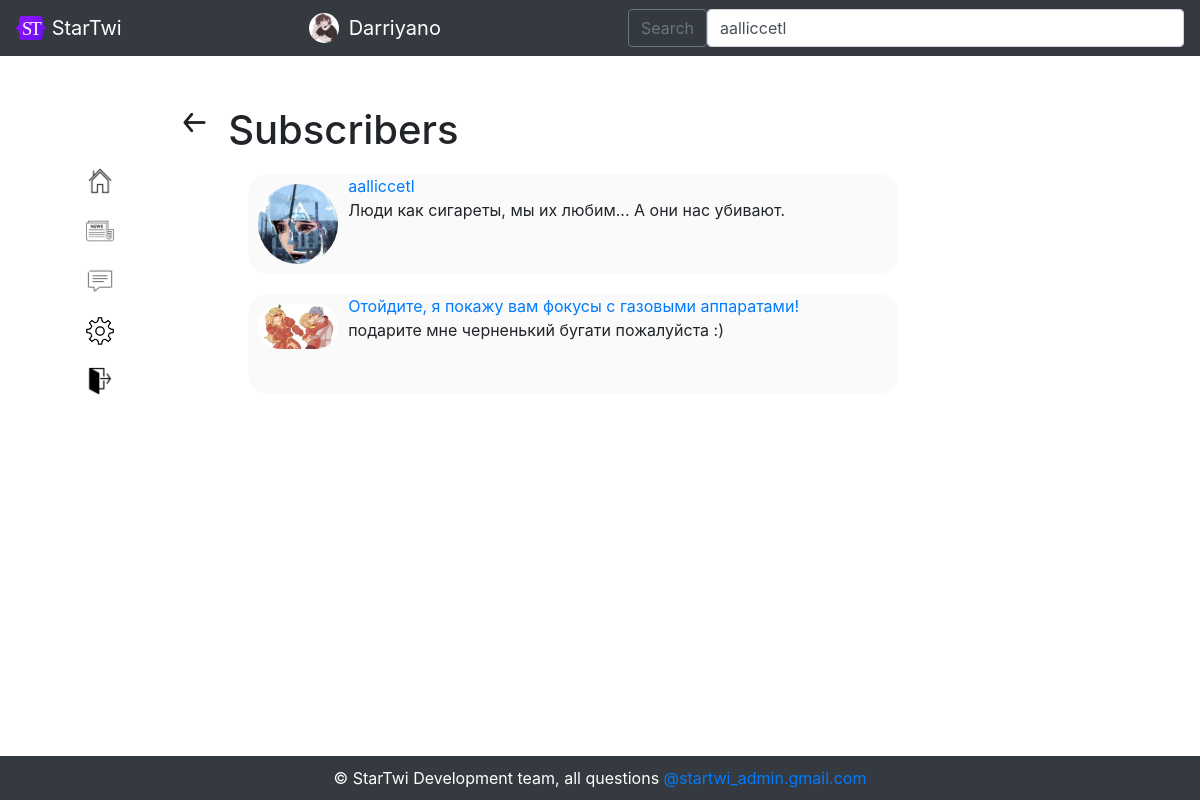
Before: /followers/Darriyano (signed in) with the older database file.
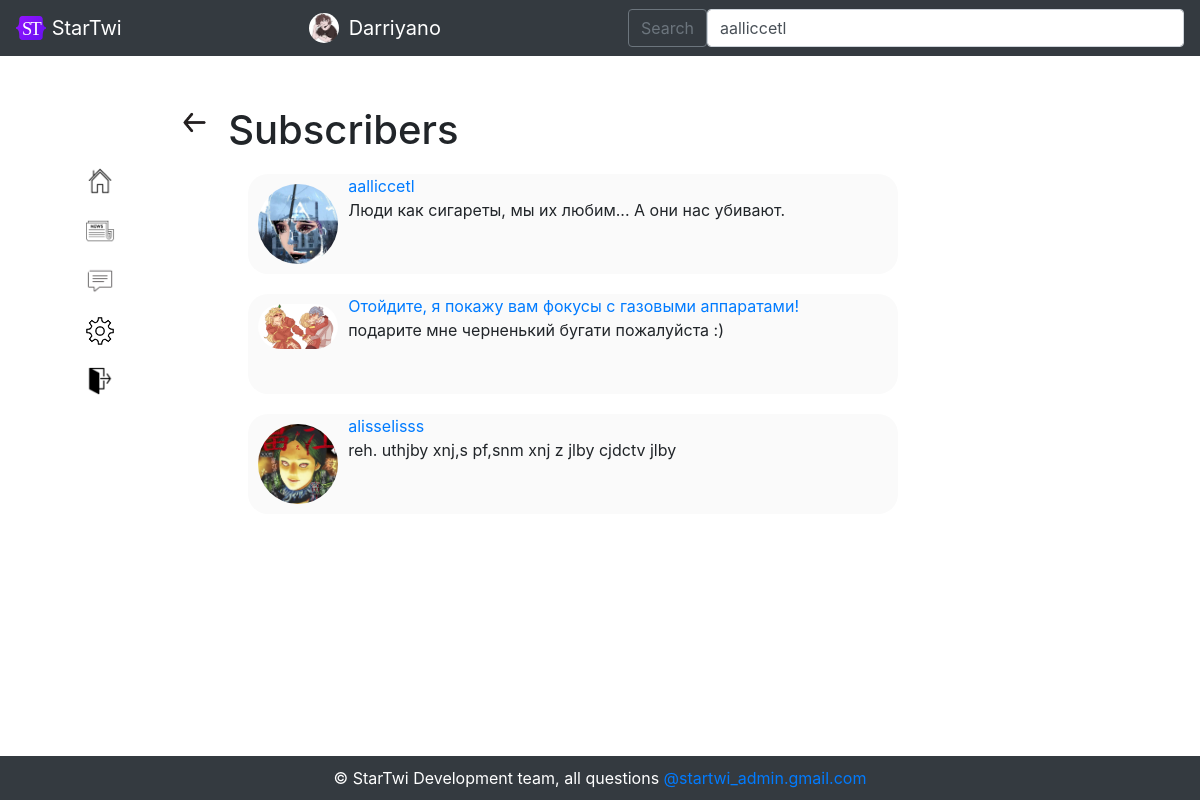
After: the same page with the newer database file.
### data/users.py (models this page shows, shortened)
class User(SqlAlchemyBase, UserMixin):
    __tablename__ = 'users'
    id = sqlalchemy.Column(sqlalchemy.Integer, primary_key=True, autoincrement=True)
    username = sqlalchemy.Column(sqlalchemy.String, unique=True, nullable=True)
    year_of_birth = sqlalchemy.Column(sqlalchemy.Integer, nullable=True)
    month_of_birth = sqlalchemy.Column(sqlalchemy.Integer, nullable=True)
    day_of_birth = sqlalchemy.Column(sqlalchemy.Integer, nullable=True)
    country = sqlalchemy.Column(sqlalchemy.String, nullable=True)
    email = sqlalchemy.Column(sqlalchemy.String, unique=True, nullable=True)
    hashed_password = sqlalchemy.Column(sqlalchemy.String, nullable=True)
    modified_date = sqlalchemy.Column(sqlalchemy.DateTime, default=datetime.datetime.now())
    photo = sqlalchemy.Column(sqlalchemy.String, unique=True, nullable=True)
    about_me = sqlalchemy.Column(sqlalchemy.String, unique=True, nullable=True)
    followers = sqlalchemy.Column(sqlalchemy.String, nullable=True, default=' ')
    following = sqlalchemy.Column(sqlalchemy.String, nullable=True, default=' ')
    restrict = sqlalchemy.Column(sqlalchemy.Boolean, nullable=True, default=False)
    blacklist = sqlalchemy.Column(sqlalchemy.String, nullable=True, default=' ')

### main.py (the view)
@app.route('/followers/<username>', methods=['GET', 'POST'])
@login_required
def followers(username):
    db_sess = db_session.create_session()
    user = db_sess.query(User).filter(User.username == username).first()
    if not user:
        abort(404)
    return render_template('followers.html', title='', user=user,
                           url_for=url_for, userlist=get_userlist(),
                           css_file=url_for('static', filename='css/style.css'),
                           str=str, db_sess_query_user=db_sess.query(User), user_class=User)

### data/db_session.py (called while the page is built)
def create_session() -> Session:
    global __factory
    return __factory()

### main.py (called while the page is built)
@login_manager.user_loader
def load_user(user_id):
    db_sess = db_session.create_session()
    return db_sess.query(User).get(user_id)

def get_userlist():
    return sorted(db_session.create_session().query(User).filter(User.username != current_user.username),
                  key=lambda x: [0 if str(x.id) in current_user.following.split(', ') else 1,
                                 - len(list(set(current_user.following.split(', ')) & set(
                                     x.following.split(', ')))),
                                 - len(list(set(current_user.followers.split(', ')) & set(
                                     x.followers.split(', ')))),
                                 x.username])

### templates/followers.html
{% extends "base_logged_in.html" %}
{% block content %}
<a href="/account/{{ user.username }}" class="settingsback"><img src="{{ url_for('static', filename='img/back.png') }}" width="33px"></a>
<div class="followers_list" style="margin: 50px;">
    <p>
        <h1>Subscribers</h1>
    </p>
    {% if user.followers.split(', ') |length != 1 %}
        {% for id in user.followers.split(', ') %}
        {% set subscribed_user = db_sess_query_user.filter(user_class.id == id).first() %}
            {% if subscribed_user %}
                <div class="itsme">
                    <img src="{{ url_for('static', filename='img/' + subscribed_user.photo) }}" class="round">
                    <a href="/account/{{ subscribed_user.username }}">{{ subscribed_user.username }}</a>
                    <p>{{ subscribed_user.about_me}}</p>
                </div>
            {% endif %}
        {% endfor %}
    {% else %}
        <p>no subscribers</p>
    {% endif %}
</div>
{% endblock %}

Changed rows visible on the page:
changed User "Darriyano": followers " , 9, 17" → " , 9, 17, 8" (drawn)
now on this page (row edited): User: photo (picture), username "alisselisss", about_me "reh. uthjby xnj,s pf,snm xnj z jlby cjdctv jlby"
